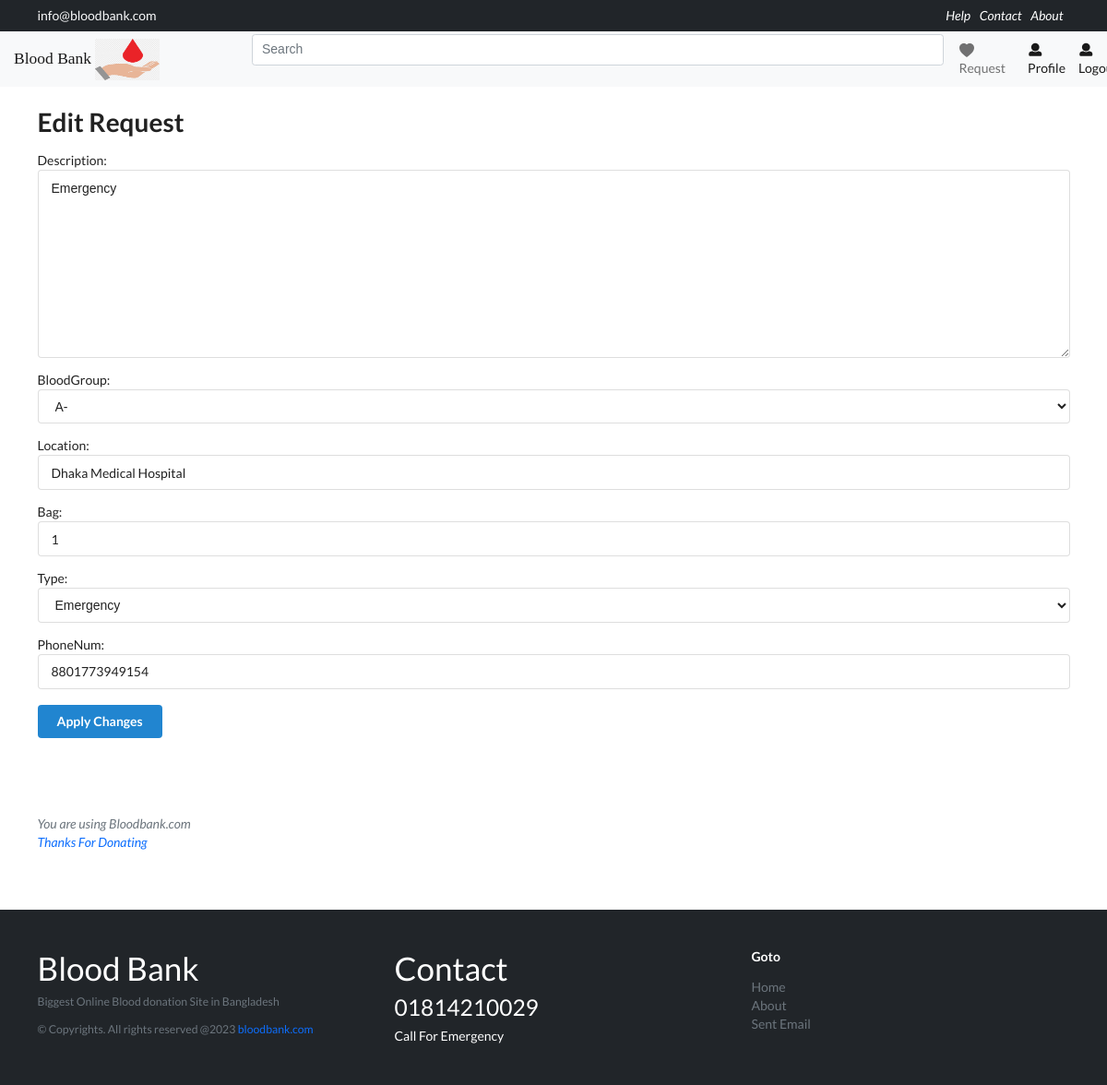
The app's page /11/edit-post (signed in) with its own data.
### newsfeed/models.py (models this page shows, shortened)
class Arequest(models.Model):
    title = models.CharField(max_length=200,editable=False)
    description = models.TextField()
    author = models.ForeignKey(Aprofile, on_delete=models.CASCADE)
    reqForDonate = models.ManyToManyField(
        Aprofile, default=None, related_name='requestForDonate', blank=True)
    bloodGroup = models.CharField(
        max_length=3, default="A+", choices=bloodGroup)
    location = models.CharField(max_length=100,default="Dhaka Medical Hospital")
    bag = models.IntegerField(default=1)
    type = models.CharField(
        max_length=10, choices=statusType, default="Emergency")
    phoneNum = models.BigIntegerField(default=880)
    created_at = models.DateTimeField(auto_now_add=True)
    updated_at = models.DateTimeField(auto_now=True)
    class Meta:
        ordering = ['-created_at']

### newsfeed/views.py (the view)
# urls.py: path('<pk>/edit-post', editPost, name='edit-post'),
def editPost(request, pk):
    profile = Aprofile.objects.filter(user=request.user)[0]
    post = Arequest.objects.get(id=pk)
    if profile != post.author:
        return HttpResponse("You Are Not Authorized")
    form = CreateRequestForm2(instance=post)
    if request.method == "POST":
        form = CreateRequestForm2(request.POST, instance=post)
        if form.is_valid:
            form.save()
            return redirect('see-details', pk=pk)
    context = {
        'form': form,
        'arequest': post
    }
    return render(request, 'editPost.html', context)

### newsfeed/forms.py
class CreateRequestForm2(forms.ModelForm):
    class Meta:
        model = Arequest
        fields = '__all__'
        exclude = ['author', 'reqForDonate']

### newsfeed/templates/editPost.html
{% extends 'base.html' %} {% block content %}
<div class="container">
  <h1>Edit Request</h1>
  <form
    action="{% url 'edit-post' arequest.id %}"
    class="ui form"
    enctype="multipart/form-data"
    method="POST"
  >
    {% csrf_token %} {{form.as_p}}
    <button name="update-btn" type="submit" class="ui button primary mt-1">
      Apply Changes
    </button>
    <br />
    <br />
  </form>
</div>
{% endblock content %}

### templates/main/footer.html (style rules this page uses)
body, html { height: 100%; }

### records on screen
Arequest: description "Emergency", bloodGroup "A-", location "Dhaka Medical Hospital", bag "1", type "Emergency", phoneNum "8801773949154"
